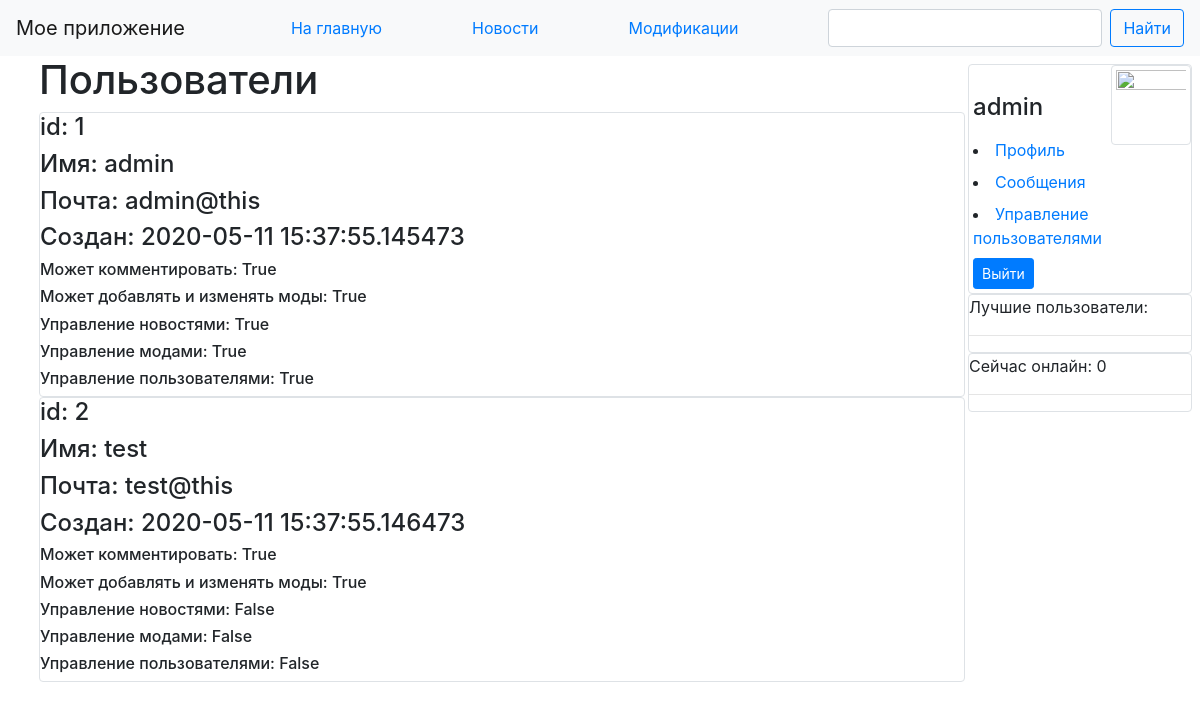
The page /users (signed in) on the database as committed earlier.
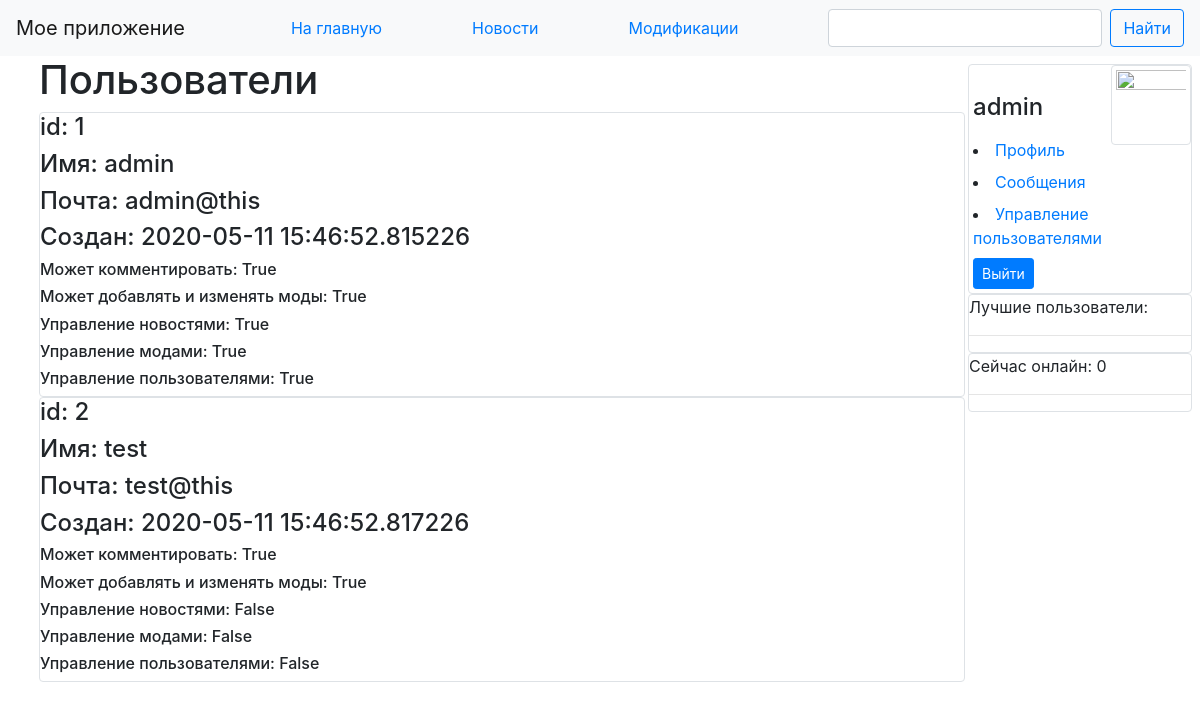
The same page on the database as committed later.
### data/users.py (models this page shows, shortened)
class User(SqlAlchemyBase, UserMixin, SerializerMixin):
    __tablename__ = 'User'
    id = sqlalchemy.Column(sqlalchemy.Integer,
                           primary_key=True, autoincrement=True)
    name = sqlalchemy.Column(sqlalchemy.String, unique=True, nullable=True)
    email = sqlalchemy.Column(sqlalchemy.String,
                              unique=True, nullable=True)
    can_control_news = sqlalchemy.Column(sqlalchemy.Boolean, default=False)
    can_control_mods = sqlalchemy.Column(sqlalchemy.Boolean, default=False)
    can_control_users = sqlalchemy.Column(sqlalchemy.Boolean, default=False)
    can_control_comments = sqlalchemy.Column(sqlalchemy.Boolean, default=False)
    can_make_mods = sqlalchemy.Column(sqlalchemy.Boolean, default=True)
    can_comment = sqlalchemy.Column(sqlalchemy.Boolean, default=True)
    hashed_password = sqlalchemy.Column(sqlalchemy.String, nullable=True)
    api_key = sqlalchemy.Column(sqlalchemy.String, unique=True, nullable=False)
    profile_image = sqlalchemy.Column(sqlalchemy.String, default='\\tmp\\profile_image_default.png')
    verified = sqlalchemy.Column(sqlalchemy.Boolean, default=False)
    update_date = sqlalchemy.Column(sqlalchemy.DateTime, default=datetime.datetime.now)
    created_date = sqlalchemy.Column(sqlalchemy.DateTime, default=datetime.datetime.now)
    rated_mods = orm.relation('ModRating', lazy='dynamic')
    rated_comments = orm.relation('CommentRating', lazy='dynamic')
    posted_news = orm.relation('News', lazy='dynamic')
    posted_mods = orm.relation('Mod', lazy='dynamic')
    posted_comments = orm.relation('Comment', lazy='dynamic')
    viewed = orm.relationship("Mod", secondary="ViewerAssociation", backref=orm.backref("viewed"), lazy='dynamic')

### main.py (the view)
@app.route('/users')
@login_required
def users():
    if not load_user(current_user.id).can_control_users:
        abort(403)
    session = db_session.create_session()
    users = session.query(User).order_by(User.email)
    session.close()
    return render_template("users.html", users=users)

### data/db_session.py (called while the page is built)
def create_session() -> Session:
    global __factory
    return __factory()

### main.py (called while the page is built)
@login_manager.user_loader
def load_user(user_id):
    session = db_session.create_session()
    return session.query(User).get(user_id)

### templates/users.html
{% extends "base.html" %}
{% block content %}
<div style="display:flex; flex-direction: row; align-items: center">
    <h1>Пользователи</h1>
</div>
{% for item in users%}
<div class="col-md6 border rounded">
    <div>
        <h4>id: {{item.id}}</h4>
        <h4>Имя: {{item.name}}</h4>
        <h4>Почта: {{item.email}}</h4>
        <h4>Создан: {{item.created_date}}</h4>
    </div>
    <div>
        <h6>Может комментировать: {{item.can_comment}}</h6>
        <h6>Может добавлять и изменять моды: {{item.can_make_mods}}</h6>
    </div>
    <div>
        <h6>Управление новостями: {{item.can_control_news}}</h6>
        <h6>Управление модами: {{item.can_control_mods}}</h6>
        <h6>Управление пользователями: {{item.can_control_users}}</h6>
    </div>
</div>
{% endfor %}
{% endblock %}

### templates/sidebar/user_panel.html
<div class="flex-col-md6 border rounded">
        <div>
             <img class="img-fluid img-thumbnail" src="{{current_user.profile_image}}" align="right" width="80" height="80">
            <br>
            <div class="p-1"><h4>{{ current_user.name }}</h4></div>
                <div class="p-1">
                    <li><a href="/profile/{{current_user.name}}">Профиль</a></li>
                </div>
                <div class="p-1">
                    <li><a href="/messages">Сообщения</a></li>
                </div>
                {% if current_user.can_control_users %}
                <div class="p-1">
                    <li><a href="/users">Управление пользователями</a></li>
                </div>
                {% endif %}
                <div class="p-1">
                    <a class="btn btn-primary btn-sm" href="/logout">Выйти</a>
                </div>
        </div>
</div>

Rows that differ between the two databases and show on the page:
changed User "admin": created_date "2020-05-11 15:37:55.145473" → "2020-05-11 15:46:52.815226"
changed User "test": created_date "2020-05-11 15:37:55.146473" → "2020-05-11 15:46:52.817226"
